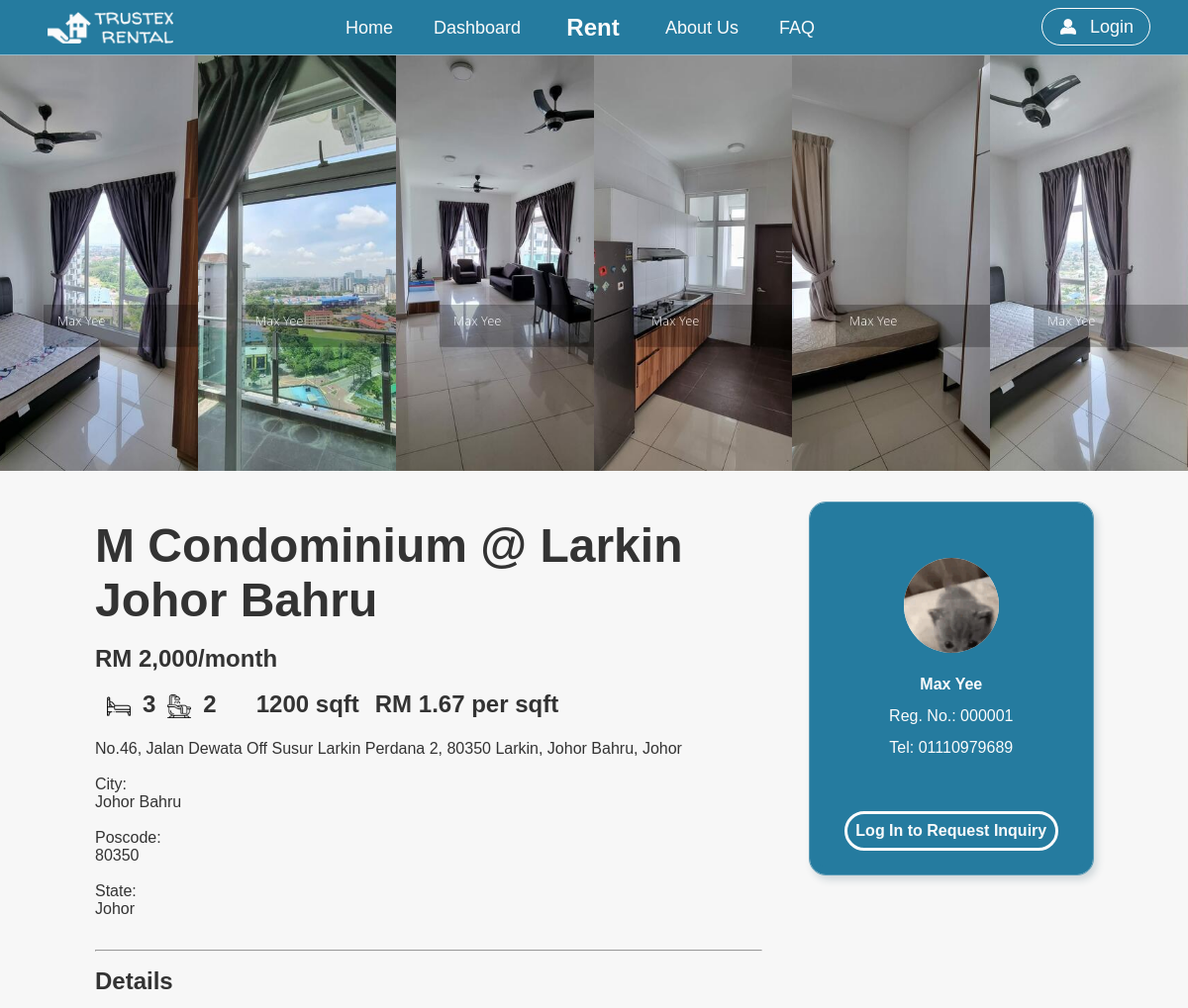
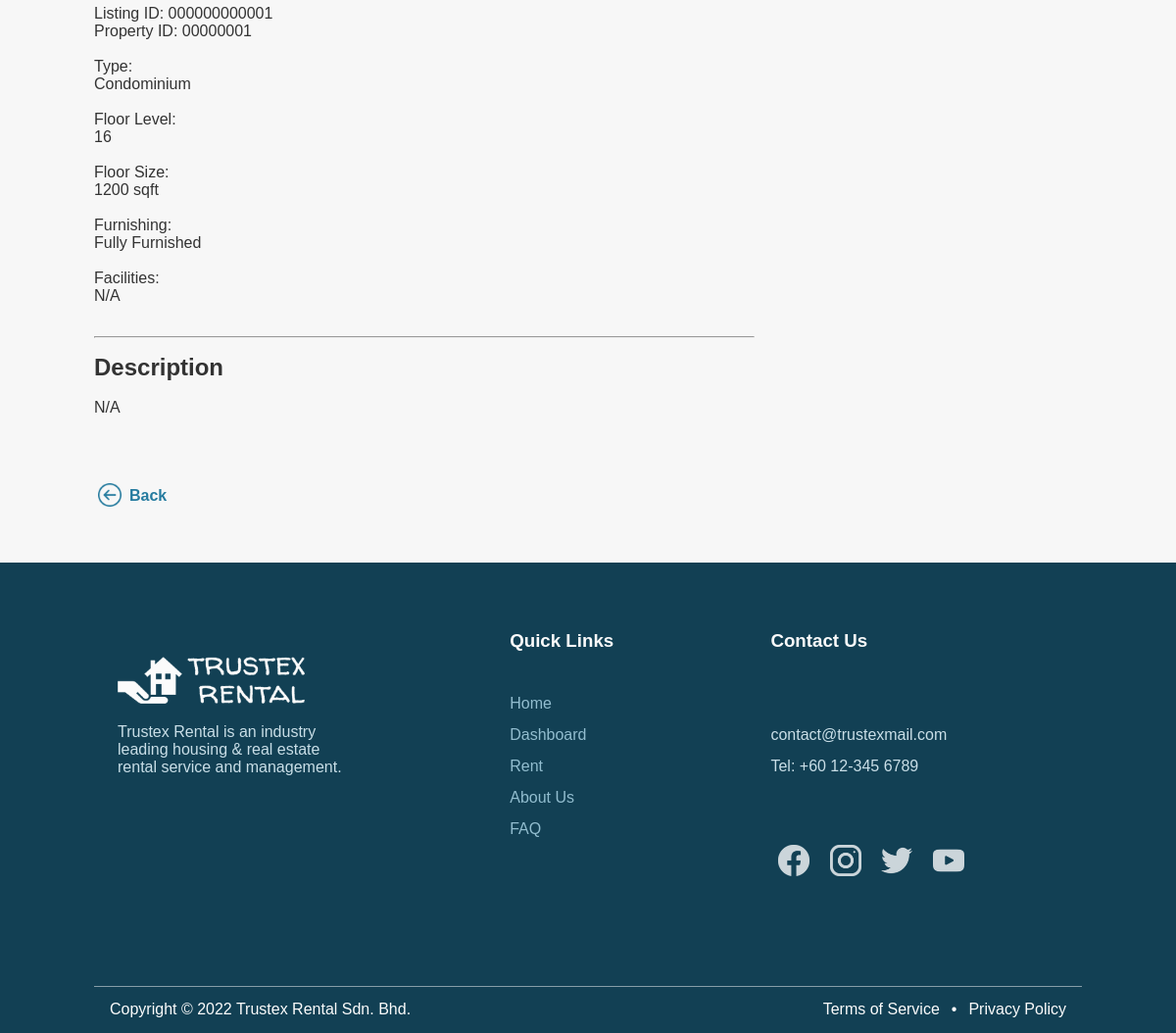
/listing.php?id=1, run on the app's committed database (2 pictures, top to bottom).
### tables this page shows
CREATE TABLE `listing` (
  `listingID` int(12) NOT NULL,
  `propertyID` int(6) NOT NULL,
  `listingTimestamp` timestamp NOT NULL DEFAULT current_timestamp() ON UPDATE current_timestamp()
);

CREATE TABLE `property` (
  `propertyID` int(6) NOT NULL,
  `landlordRegNo` int(6) NOT NULL,
  `propertyName` varchar(256) NOT NULL DEFAULT 'N/A',
  `propertyAddress` varchar(512) NOT NULL DEFAULT 'N/A',
  `propertyCity` varchar(64) NOT NULL DEFAULT 'N/A',
  `propertyPoscode` varchar(5) NOT NULL DEFAULT 'N/A',
  `propertyState` varchar(64) NOT NULL DEFAULT 'N/A',
  `propertyType` varchar(32) DEFAULT 'N/A',
  `propertyFloorLevel` int(2) DEFAULT NULL,
  `propertyFloorSize` int(6) DEFAULT NULL,
  `propertyNumRooms` int(2) NOT NULL,
  `propertyBathrooms` int(2) NOT NULL,
  `propertyFurnishing` varchar(32) DEFAULT 'N/A',
  `propertyFacilities` varchar(128) DEFAULT 'N/A',
  `propertyDesc` varchar(2048) DEFAULT 'N/A',
  `rentPrice` decimal(8,2) DEFAULT NULL
);

CREATE TABLE `user` (
  `userID` int(10) NOT NULL,
  `userName` varchar(32) NOT NULL,
  `userEmail` varchar(256) NOT NULL,
  `userPassword` varchar(256) NOT NULL,
  `userType` char(1) NOT NULL DEFAULT 'T',
  `userFName` varchar(32) NOT NULL,
  `userLName` varchar(32) NOT NULL,
  `userIC` varchar(12) NOT NULL,
  `userGender` char(1) NOT NULL,
  `userAddress` varchar(512) NOT NULL,
  `userPhoneNo` varchar(12) NOT NULL
);

CREATE TABLE `landlord` (
  `landlordRegNo` int(6) NOT NULL,
  `userID` int(10) NOT NULL,
  `administratorID` int(4) NOT NULL
);

### listing.php (the view, shortened to what this page needs)
<?php
  $list_id = $_GET['id'];
  include("dbconnect.php");
  $sql1 = "SELECT *
          FROM listing, property
          WHERE listing.propertyID = property.propertyID AND listing.listingID = '$list_id'";
  $result = mysqli_query($connect, $sql1);
  $sql2 = "SELECT *
           FROM listing, property, landlord, user
           WHERE listingID = '$list_id'
           AND listing.propertyID = property.propertyID
           AND landlord.landlordRegNo = property.landlordRegNo
           AND landlord.userID = user.userID";
  $landlord_result = mysqli_query($connect, $sql2);
  $listing = mysqli_fetch_assoc($result);
  $landlord = mysqli_fetch_assoc($landlord_result);
  $prop_id = $listing["propertyID"];
  $propertyName = $listing["propertyName"];
  $propertyAddress = $listing["propertyAddress"];
  $propertyCity = $listing["propertyCity"];
  $propertyPoscode = $listing["propertyPoscode"];
  $propertyState = $listing["propertyState"];
  $propertyType = $listing["propertyType"];
  $propertyFloorLevel = $listing["propertyFloorLevel"];
  $propertyFloorSize = $listing["propertyFloorSize"];
  $propertyNumRooms = $listing["propertyNumRooms"];
  $propertyBathrooms = $listing["propertyBathrooms"];
  $propertyFurnishing = $listing["propertyFurnishing"];
  $propertyFacilities = $listing["propertyFacilities"];
  $propertyDesc = $listing["propertyDesc"];
  $rentPrice = $listing["rentPrice"];
  $price_per_sqft = sprintf("%.2f",$rentPrice / $propertyFloorSize);
?>
<!DOCTYPE html>
<html>
  <body id="listing">
    <div class="default-container">
      <div class="property-images-container">
      <?php
        $dir = "assets/images/properties/property-" . sprintf('%06d', $prop_id) . "";
        $images = [];
        if ($f = opendir($dir)) {
          $i = 0;
          while (($file = readdir($f)) != false) {
            if ($file != '.' && $file != '..') {
              $images[$i] = "assets/images/properties/property-" . sprintf('%06d', $prop_id) . "/" . $file . "";
              $i++;
            }
          }
        }
        for ($i = 0; $i < count($images); $i++) {
      ?>
          <div class="property-banner-image">
            <image class="" src="<?php echo $images[$i] ?>">
          </div>
      <?php
        }
      ?>
      </div>
      <div class="container-margin listing-section-container">
        <div class="listing-section-left">
          <div class="listing-details">
            <h1><?php if ($propertyName != "") { echo $propertyName; } else { echo "N/A"; } ?></h1><br>
            <h2>RM <?php if ($rentPrice != "") { echo number_format(round($rentPrice,0)); } else { echo "N/A"; } ?>/month</h2><br>
            <div class="listing-details-room">
              <image class="icon listing-details-room-icon" src="assets/icons/bed.png" alt="Bedroom icon">
                <h2><?php if ($propertyNumRooms != "") { echo $propertyNumRooms; } else { echo "N/A"; } ?></h2>
              </image>
              <image class="icon listing-details-room-icon" src="assets/icons/bath.png" alt="Bedroom icon">
                <h2><?php if ($propertyBathrooms != "") { echo $propertyBathrooms; } else { echo "N/A"; } ?></h2>
              </image>
              <div>
                <h2><?php if ($propertyFloorSize != "") { echo $propertyFloorSize; } else { echo "N/A"; } ?> sqft</h2>
                <h2>RM <?php if ($price_per_sqft != "") { echo $price_per_sqft; } else { echo "N/A"; } ?> per sqft</h2>
              </div>
            </div><br>
            <p><?php if ($propertyAddress != "") { echo $propertyAddress; } else { echo "N/A"; } ?></p><br>
            <label for="propertyCity">City: </label><br>
            <p><?php if ($propertyCity != "") { echo $propertyCity; } else { echo "N/A"; } ?></p><br>
            <label for="propertyPoscode">Poscode: </label><br>
            <p><?php if ($propertyPoscode != "") { echo $propertyPoscode; } else { echo "N/A"; } ?></p><br>
            <label for="propertyState">State: </label><br>
            <p><?php if ($propertyState != "") { echo $propertyState; } else { echo "N/A"; } ?></p>
          </div>
          <hr>
          <div class="listing-details">
            <h2>Details</h2><br>
            <p>Listing ID: <?php echo sprintf("%012d",$listing['listingID']) ?></p>
            <p>Property ID: <?php echo sprintf("%08d",$listing['propertyID']) ?></p><br>
            <label for="propertyType">Type: </label><br>
            <p><?php if ($propertyType != "") { echo $propertyType; } else { echo "N/A"; } ?></p><br>
            <label for="propertyFloorLevel">Floor Level: </label><br>
            <p><?php if ($propertyFloorLevel != "") { echo $propertyFloorLevel; } else { echo "N/A"; } ?></p><br>
            <label for="propertyFloorSize">Floor Size: </label><br>
            <p><?php if ($propertyFloorSize != "") { echo $propertyFloorSize; } else { echo "N/A"; } ?> sqft</p><br>
            <label for="propertyFurnishing">Furnishing: </label><br>
            <p><?php if ($propertyFurnishing != "") { echo $propertyFurnishing; } else { echo "N/A"; } ?></p><br>
            <label for="propertyFacilities">Facilities: </label><br>
            <p><?php if ($propertyFacilities != "") { echo $propertyFacilities; } else { echo "N/A"; } ?></p>
          </div>
          <hr>
          <div class="listing-details">
            <h2>Description</h2><br>
            <p><?php if ($propertyDesc != "") { echo $propertyDesc; } else { echo "N/A"; } ?></p><br>
          </div>
          <br>
          <?php
            if (isset($_SESSION['userType']) && $_SESSION['userType'] == 'L' && $_SESSION['landlordRegNo'] == $landlord['landlordRegNo']) {
          ?>
              <a class="return-dashboard" href="dashboard.php">
                <img src="assets/icons/back-button.png"></img>
                <h4>Return to Dashboard</h4>
              </a>
          <?php
            } else {
          ?>
              <a class="return-dashboard" href="index.php">
                <img src="assets/icons/back-button.png"></img>
                <h4>Back</h4>
              </a>
          <?php
            }
          ?>
        </div>
        <div class="listing-section-right">
          <?php
            if ((isset($_SESSION['landlordRegNo']) && $_SESSION['landlordRegNo'] == $landlord['landlordRegNo']) || $_SESSION['userType'] == 'A') {
          ?>
            <form class="listing-landlord-form" method="POST">
              <input class="property-edit-button" type="button" value="Manage Property" name="edit-property" onclick="location.href='property.php?id=<?php echo $listing['propertyID'] ?>&action=edit'">
              <input class="remove-listing-button" type="button" value="Remove Listing" name="remove-listing" onclick="toggleDeleteForm()">
              <input id="confirm-remove-listing" type="submit" value="" name="remove-listing" style="display: none;">
            </form>
          <?php
            } else {
          ?>
          <div class="landlord-info-container">
            <div class="landlord-propic-container">
              <div class="propic-container">
                <?php $landlord_propic = "assets/images/users/user-".sprintf('%010d', $landlord["userID"])."/profile-picture/profile-picture.png" ?>
                <image class="profile-pic" src="<?php echo $landlord_propic ?>" onerror="this.onerror=null; this.src='assets/images/profile-default.png'">
              </div>
            </div>
            <div class="landlord-details">
              <p><b><?php echo $landlord["userFName"] . " " . $landlord["userLName"] ?></b></p>
              <p>Reg. No.: <?php echo sprintf('%06d',$landlord["landlordRegNo"]) ?></p>
              <p>Tel: <?php echo $landlord["userPhoneNo"] ?></p>
            </div>
          <?php
              $button_link = "login.php";
              $button_text = "Log In to Request Inquiry";
              if (!(isset($_SESSION["userID"])) || !(isset($_SESSION['landlordRegNo'])) || $_SESSION['landlordRegNo'] != $landlord['landlordRegNo']) {
          ?>
            <a href="<?php echo $button_link ?>">
              <button class="request-button"><?php echo $button_text ?></button>
            </a>
          <?php
              }
            }
          ?>
          </div>
        </div>
      </div>
    </div>
  </body>
</html>

### data on the page
listing: propertyID.propertyName "M Condominium @ Larkin Johor Bahru", propertyID.rentPrice "2,000", propertyID.propertyNumRooms "3", propertyID.propertyBathrooms "2", propertyID.propertyFloorSize "1200", propertyID.propertyFloorSize "1.67", propertyID.propertyAddress "No.46, Jalan Dewata Off Susur Larkin Perdana 2, 80350 Larkin, Johor Bahru, Johor", propertyID.propertyCity "Johor Bahru", propertyID.propertyPoscode "80350", propertyID.propertyState "Johor", listingID "000000000001", propertyID.propertyID "00000001", propertyID.propertyType "Condominium", propertyID.propertyFloorLevel "16", propertyID.propertyFurnishing "Fully Furnished", user.userFName "Max", user.userLName "Yee", landlord.landlordRegNo "000001", user.userPhoneNo "01110979689"

### other printed values
$button_text "Log In to Request Inquiry"
